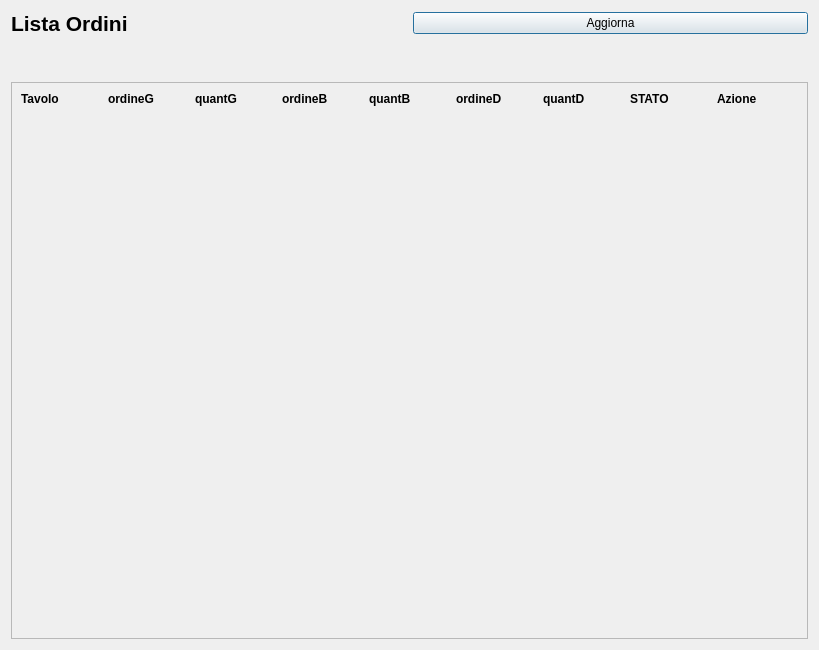
<?xml version="1.0" encoding="UTF-8"?>
<ui version="4.0">
 <class>GestioneOrdinazioni</class>
 <widget class="QDialog" name="GestioneOrdinazioni">
  <property name="geometry">
   <rect>
    <x>0</x>
    <y>0</y>
    <width>819</width>
    <height>650</height>
   </rect>
  </property>
  <property name="windowTitle">
   <string>Dialog</string>
  </property>
  <layout class="QGridLayout" name="gridLayout_2">
   <item row="1" column="0" rowspan="2" colspan="3">
    <layout class="QHBoxLayout" name="horizontalLayout_4">
     <item>
      <widget class="QLabel" name="label_16">
       <property name="font">
        <font>
         <pointsize>16</pointsize>
         <bold>true</bold>
        </font>
       </property>
       <property name="styleSheet">
        <string notr="true">text-align:center</string>
       </property>
       <property name="text">
        <string>Lista Ordini</string>
       </property>
      </widget>
     </item>
     <item>
      <widget class="QPushButton" name="AggiornaButton">
       <property name="text">
        <string>Aggiorna</string>
       </property>
      </widget>
     </item>
    </layout>
   </item>
   <item row="4" column="0" colspan="3">
    <widget class="QScrollArea" name="scrollArea">
     <property name="widgetResizable">
      <bool>true</bool>
     </property>
     <widget class="QWidget" name="scrollAreaWidgetContents_2">
      <property name="geometry">
       <rect>
        <x>0</x>
        <y>0</y>
        <width>793</width>
        <height>532</height>
       </rect>
      </property>
      <layout class="QVBoxLayout" name="verticalLayout_2">
       <item>
        <layout class="QHBoxLayout" name="horizontalLayout_3">
         <item>
          <widget class="QLabel" name="label_11">
           <property name="font">
            <font>
             <bold>true</bold>
            </font>
           </property>
           <property name="text">
            <string>Tavolo</string>
           </property>
          </widget>
         </item>
         <item>
          <widget class="QLabel" name="label_12">
           <property name="font">
            <font>
             <bold>true</bold>
            </font>
           </property>
           <property name="text">
            <string>ordineG</string>
           </property>
          </widget>
         </item>
         <item>
          <widget class="QLabel" name="label_13">
           <property name="font">
            <font>
             <bold>true</bold>
            </font>
           </property>
           <property name="text">
            <string>quantG</string>
           </property>
          </widget>
         </item>
         <item>
          <widget class="QLabel" name="label_14">
           <property name="font">
            <font>
             <bold>true</bold>
            </font>
           </property>
           <property name="text">
            <string>ordineB</string>
           </property>
          </widget>
         </item>
         <item>
          <widget class="QLabel" name="label_15">
           <property name="font">
            <font>
             <bold>true</bold>
            </font>
           </property>
           <property name="text">
            <string>quantB</string>
           </property>
          </widget>
         </item>
         <item>
          <widget class="QLabel" name="label_17">
           <property name="font">
            <font>
             <bold>true</bold>
            </font>
           </property>
           <property name="text">
            <string>ordineD</string>
           </property>
          </widget>
         </item>
         <item>
          <widget class="QLabel" name="label_18">
           <property name="font">
            <font>
             <bold>true</bold>
            </font>
           </property>
           <property name="text">
            <string>quantD</string>
           </property>
          </widget>
         </item>
         <item>
          <widget class="QLabel" name="label_19">
           <property name="font">
            <font>
             <bold>true</bold>
            </font>
           </property>
           <property name="text">
            <string>STATO</string>
           </property>
          </widget>
         </item>
         <item>
          <widget class="QLabel" name="label_20">
           <property name="font">
            <font>
             <bold>true</bold>
            </font>
           </property>
           <property name="text">
            <string>Azione</string>
           </property>
          </widget>
         </item>
        </layout>
       </item>
       <item>
        <layout class="QVBoxLayout" name="TableView"/>
       </item>
       <item>
        <spacer name="verticalSpacer">
         <property name="orientation">
          <enum>Qt::Orientation::Vertical</enum>
         </property>
         <property name="sizeHint" stdset="0">
          <size>
           <width>20</width>
           <height>40</height>
          </size>
         </property>
        </spacer>
       </item>
      </layout>
     </widget>
    </widget>
   </item>
   <item row="3" column="1">
    <spacer name="verticalSpacer_3">
     <property name="orientation">
      <enum>Qt::Orientation::Vertical</enum>
     </property>
     <property name="sizeType">
      <enum>QSizePolicy::Policy::Preferred</enum>
     </property>
     <property name="sizeHint" stdset="0">
      <size>
       <width>20</width>
       <height>40</height>
      </size>
     </property>
    </spacer>
   </item>
  </layout>
 </widget>
 <resources/>
 <connections/>
</ui>
